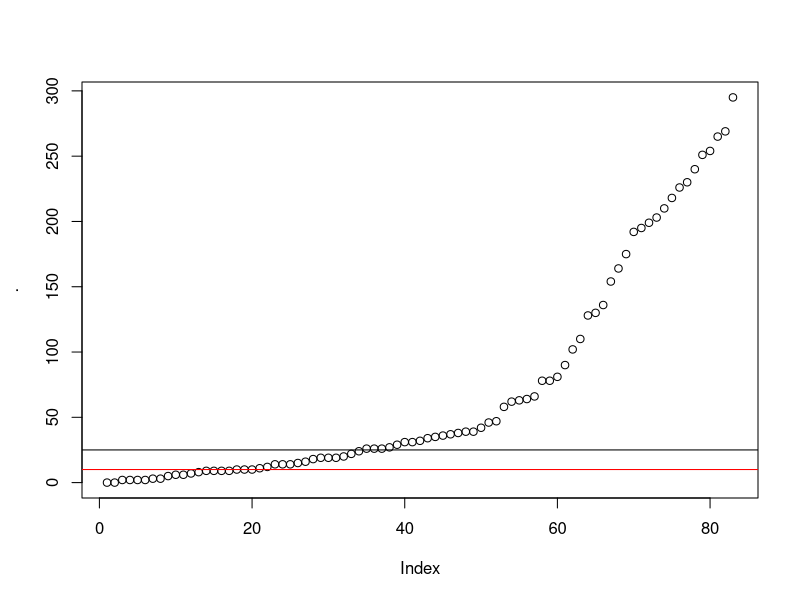

The R source for this figure: (Note: this script raises an error after producing the figure.)
#####################  Correlation matrix SCRIPT ###########################

library(data.table)
library(tidyverse)
library(corrplot)


db<-fread("results/complete_database_BO_1q_13.txt")

db_var <- db %>% select(SNP_FILE_NAME, HyperDiploidy, t_4_14, t_11_14, t_14_16, t_14_20, t_6_14)


#____ Build CALLS for traslocations ______
db_var$t_others <- db_var$t_14_16 + db_var$t_14_20 + db_var$t_6_14

db_var$t_IgH <- ifelse(db_var$t_11_14 == 1 | db_var$t_4_14 == 1 | db_var$t_others == 1, 1,0 )


#____ Build CALLS for amp and dels _______

import<-fread("workfiles/BROAD_CALLS/Broad_clonality_calls_BO.txt")

# modify all values in import, assign 1 if > 1 and 0 if < 0.5, if between 0.5 and 1 dont modify
amps <- apply(import %>% select(-sample), c(1,2), function(x) ifelse(x > 1, 1, ifelse(x < 0, 0, x))) %>% as.data.frame()
dels <- apply(import %>% select(-sample), c(1,2), function(x) ifelse(x < -1, 1, ifelse(x > 0, 0, abs(x)))) %>% as.data.frame()

names(amps) <- paste0("Amp_", names(amps))
names(dels) <- paste0("Del_", names(dels))

calls <- cbind(amps, dels)

calls$sample <- import$sample


#_____ add HD and t-IgH to calls ______
db_var <- db_var %>% mutate(sample = SNP_FILE_NAME %>% str_replace_all("\\(|\\)","\\.") %>% str_replace("^([0-9])","X\\1"))
(db_var$sample %in% import$sample) %>% table


allcalls <- left_join(db_var, calls, by = c("sample" = "sample")) %>% select(-SNP_FILE_NAME)





#____ KEEP ONLY UNIQUE/RELVANT CALLS____ 
# unique calls
data <- allcalls %>% select(-c(
    sample,
    t_14_16,
    t_6_14,
    t_14_20
))

names(data)

# relevant calls
data %>% summarise_all(.funs=function(x) sum(x>0.1, na.rm =T)) %>% as.numeric %>% sort %>% plot + abline(h = 25) + abline(h = 10, col="red")
data %>% summarise_all(.funs=function(x) sum(x>0.1, na.rm =T)) %>% ">"(25) %>% as.vector -> rel

25/512
rel %>% table

names(data)[rel]

data <- as.data.frame(data)
data2 <- data[rel]

names(data2)

data2 %>% summarise_all(.funs=function(x) sum(x>0.1, na.rm =T)) %>% `>`(25) %>% as.vector %>% table


#_______ RESHAPE COLUMNS _________
asd <- data2

# reorder columns names
asd <- asd %>% select(Amp_chr_1q:Del_chr_22q,t_4_14,t_11_14,t_others,t_IgH,HyperDiploidy)

# rename columns
names(asd) <- names(asd) %>% str_replace_all("_"," ") 
names(asd) <- names(asd) %>% str_replace_all("chr ","") 

names(asd)




###################################### CORRELATION MATRIX ############################################

dataM <- as.matrix(asd)

rownames(dataM) <- allcalls$sample
rownames(dataM)

sumsEvents <- apply(dataM, 2, function(x) sum(x>0.1, na.rm = TRUE))

table(sumsEvents > 25)
0.05*513
25/513

idxEvents <- which(sumsEvents >= 25)

dataMF <- dataM[,idxEvents]

apply(dataMF, 2, function(x) sum(x>0.1, na.rm = TRUE))



M <- cor(dataMF, use = "pairwise.complete.obs")

pvalueMat <- cor.mtest(M, conf.level = 0.95)
pvalueMat$p

colbwr <- colorRampPalette(c("blue", "white", "red"))
colbwr2 <- colorRampPalette(c("#67001F", "#B2182B", "#D6604D", "#F4A582",
                              "#FDDBC7", "#FFFFFF", "#D1E5F0", "#92C5DE",
                              "#4393C3", "#2166AC", "#053061") %>% rev) 



#============== create correlation matrix plot ===============

dir.create("plots/correlation_plots/")

M_df <- M %>% as.data.frame(row.names = row.names(M)) %>% rownames_to_column("Alteration")

write_tsv(M_df, "plots/correlation_plots/cor_matrix_clonality_BO.txt")

pdf("plots/correlation_plots/cor_matrix_clonality_BO.pdf", 
    width = 10, height = 11)

corrplot(M, type="lower", 
         method="ellipse", 
         tl.col="black", 
         col = colbwr(200),
         p.mat = pvalueMat$p, 
         sig.level = 0.05,
         insig = "pch", 
         pch.cex	=0.8, 
         pch.col ="grey40",
         diag = FALSE,
         tl.srt= 60,
         tl.cex=0.7,
         tl.pos="ld"
         # addgrid.col="white"
) 

dev.off()



svg("plots/correlation_plots/cor_matrix_clonality_BO.svg", 
    width = 10, height = 11)

corrplot(M, type="lower",
         method="ellipse", 
         tl.col="black", 
         col = colbwr(200),
         p.mat = pvalueMat$p, 
         sig.level = 0.05,
         insig = "pch", 
         pch.cex	=0.8, 
         pch.col ="grey40",
         diag = FALSE,
         tl.srt= 60,
         tl.cex=0.7,
         tl.pos="ld"
         # addgrid.col="white"
) 

dev.off()


 
